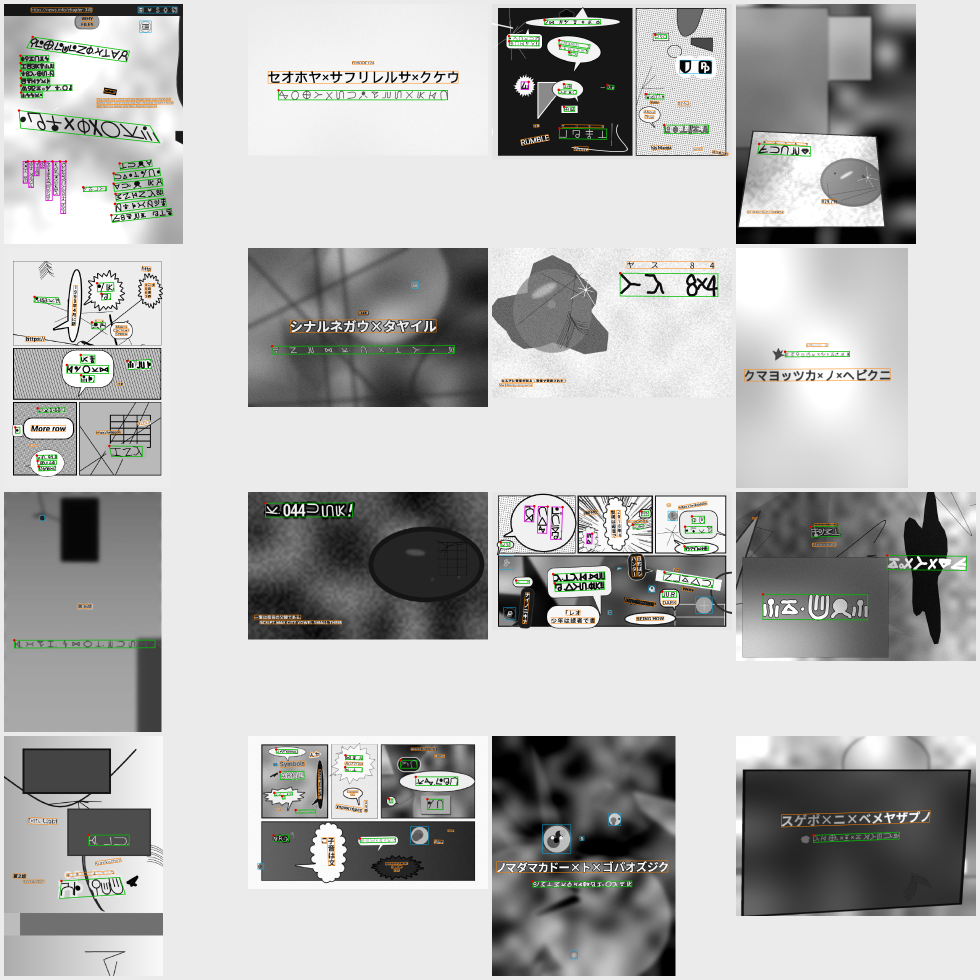
#> input picture previews/pages_v7.png, 1960 x 1960 px (shown at 1/2 size)
$ python v7_images.py
#> lines starting #> are read from the running program, lines starting #| are printed output that depends on the picture
"""Figures for the report's addendum on readers v7 (the cross of the episode titles).

- web/blog/img/deep/v7_pages.webp: two generated title-card pages (generator v7) from
  previews/pages_v7.png, with the contact sheet's boxes: Hunter lines green, the katakana title
  and other foreign text orange.
- web/blog/img/deep/v7_lines_{en,th,ja}.webp: ten held-out lines with a cross, drawn at random
  (seed 7) from data/lines_v7_cross/val, with what they say and what the v6 Accurate reader and
  the v7 one read, int8, through the app's own readCrop (scripts/lines_int8.mjs). Wrong characters
  in red. One image per language (only the column heads differ). The samples and every reading
  (the deployed readers and the tiny ones too) go to v7_lines.json.

    .venv/Scripts/python.exe scripts/blog/v7_images.py [--cells r,c;r,c]
"""
from __future__ import annotations

import json
import random
import struct
import subprocess
import sys
import tempfile
from pathlib import Path

import cv2
import numpy as np
from PIL import Image, ImageDraw, ImageFont

ROOT = Path(__file__).resolve().parents[2]
sys.path.insert(0, str(ROOT))
from hxh_ocr.metrics import align  # noqa: E402

OUT = ROOT / "web" / "blog" / "img" / "deep"
SET = ROOT / "data" / "lines_v7_cross" / "val"
XS = set("\u00d7")
READERS = {
    "fast": ("web/models/model.hxhm", "web/models/model.json"),
    "tiny_v6": ("experiments/family/tiny_v6/model.hxhm", "experiments/family/tiny_v6/model.json"),
    "tiny_v7": ("experiments/family/tiny_v7/model.hxhm", "experiments/family/tiny_v7/model.json"),
    "accurate": ("web/models/accurate/model.hxhm", "web/models/accurate/model.json"),
    "base_v6": ("experiments/family/base_v6/model.hxhm", "experiments/family/base_v6/model.json"),
    "base_v7": ("experiments/family/base_v7/model.hxhm", "experiments/family/base_v7/model.json"),
}
COLS = ("base_v6", "base_v7")  # the two reading columns
HEADS = {
    "en": ("written", "Accurate v6", "Accurate v7"),
    "th": ("ข้อความจริง", "แม่นยำ v6", "แม่นยำ v7"),
    "ja": ("正解", "高精度 v6", "高精度 v7"),
}
INK, MUTED, RED, GREEN, RULE = (24, 26, 32), (110, 114, 124), (200, 40, 40), (30, 140, 70), (225, 227, 232)
FAINT = (240, 170, 170)
MAX_BYTES = 150 * 1024


# [7 lines left out: function font, not called in this run]


def save_webp(im: Image.Image, name: str, lossless=False) -> dict:
    path = OUT / name
    q = 86
    while True:
        im.save(path, "WEBP", quality=q, method=6, lossless=lossless)
        if lossless or path.stat().st_size <= MAX_BYTES or q <= 60:
            break
        q -= 6
    return {"file": name, "width": im.width, "height": im.height, "kb": round(path.stat().st_size / 1024)}


def pages(cells) -> dict:
    sheet = np.array(Image.open(ROOT / "previews" / "pages_v7.png").convert("RGB"))
    cell, gap = 480, 8
    bg = sheet[2, 2].astype(int)
#> bg = [235, 235, 235]
    crops = []
    for r, c in cells:
        x, y = gap + c * (cell + gap), gap + r * (cell + gap)
        a = sheet[y:y + cell, x:x + cell]
        ys, xs = np.nonzero(np.abs(a.astype(int) - bg).sum(2) > 6)
        crops.append(a[:ys.max() + 1, :xs.max() + 1])
#> this loop made 2 passes
#> pass 1, in pages, `a = sheet[y:y + cell, x:x + cell]`:
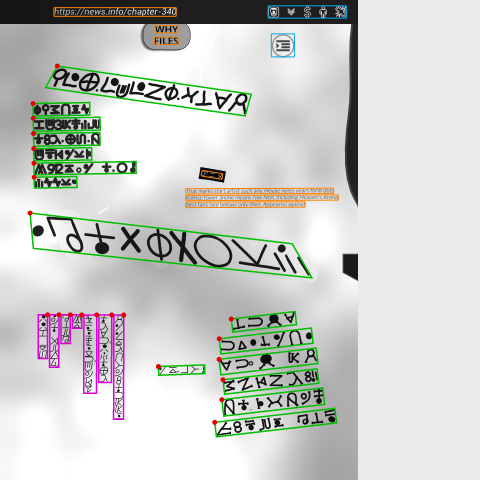
#> a: shape (480, 480, 3); mean R, G, B 203.5, 205.4, 201.9
#> pass 2, in pages, `a = sheet[y:y + cell, x:x + cell]`:
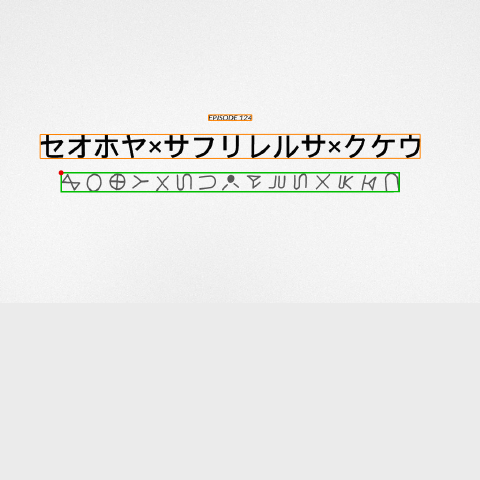
#> a: shape (480, 480, 3); mean R, G, B 235.6, 235.9, 234.5
#> after the loop, crops = 2 items
    h = max(cr.shape[0] for cr in crops)
#> h = 480
    w = sum(cr.shape[1] for cr in crops) + gap * (len(crops) - 1)
#> w = 846
    out = np.full((h, w, 3), 255, np.uint8)
#> out: shape (480, 846, 3); every value is 255
    x = 0
    for cr in crops:
        out[:cr.shape[0], x:x + cr.shape[1]] = cr
        x += cr.shape[1] + gap
#> this loop made 2 passes
#> x on passes 1 to 2: 366, 854
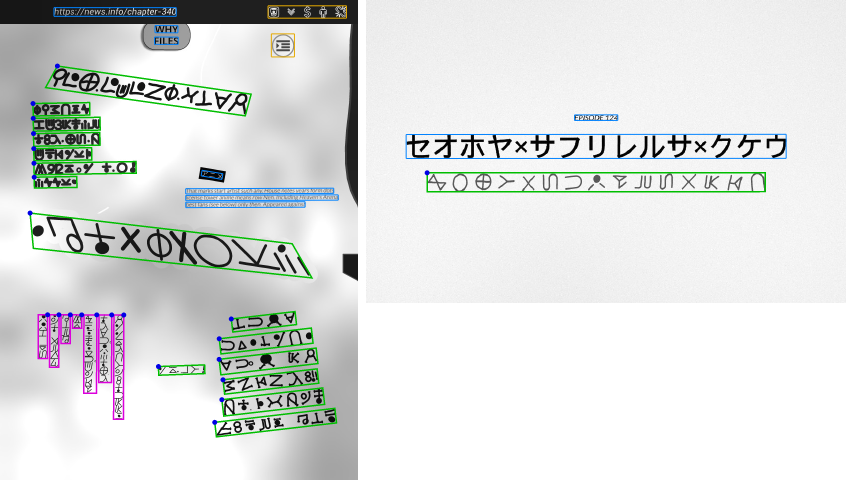
#> out: shape (480, 846, 3); mean of channels 0, 1, 2 221.8, 223.1, 220.3; drawn as B, G, R
#> after the loop, x = 854
    im = Image.fromarray(out)
    im = im.resize((im.width * 2, im.height * 2), Image.LANCZOS)  # shown at about half its width
    return {"source": f"previews/pages_v7.png, cells {cells}", **save_webp(im, "v7_pages.webp")}
#> after the loop in save_webp, `while True:`: q = 86


def sample(n=10, seed=7):
#> called with n = 10, seed = 7
    rows = []
    for line in (SET / "labels.tsv").read_text(encoding="utf-8").splitlines():
        path, text, orient, kind = line.split("\t")
        if orient == "h" and set(text) & XS:
            rows.append((path, text, kind))
    return random.Random(seed).sample(rows, n)


# [69 lines left out: functions read, draw_reading, sheet, not called in this run]


def main():
    import argparse
    ap = argparse.ArgumentParser()
    ap.add_argument("--cells", default="0,0;0,1", help="row,col of the two title pages in previews/pages_v7.png")
    a = ap.parse_args()
    OUT.mkdir(parents=True, exist_ok=True)
    made = [pages([tuple(int(v) for v in c.split(",")) for c in a.cells.split(";")])]
    rows = sample()
    readings = read(rows)
    for lang in HEADS:
        made.append(save_webp(sheet(rows, readings, lang), f"v7_lines_{lang}.webp", lossless=False))
    data = {"set": "data/lines_v7_cross/val (held out, generator v7, seed 63)", "pick": "random.Random(7).sample of the "
            "horizontal lines with a cross, 10 lines", "readers": {k: v[0] for k, v in READERS.items()},
            "lines": [{"image": p, "kind": kind, "text": t, **{r: readings[r][i] for r in READERS}}
                      for i, (p, t, kind) in enumerate(rows)], "images": made}
    (OUT / "v7_lines.json").write_text(json.dumps(data, ensure_ascii=False, indent=1) + "\n", encoding="utf-8")
    for m in made:
        print(m)
    for line in data["lines"]:
        print(" | ".join([line["text"]] + [line[r][0] for r in READERS]))


if __name__ == "__main__":
#> (the run stopped early here; a loop or call above may not have finished)

$ run again, with previews/pages_v1.png copied over previews/pages_v7.png
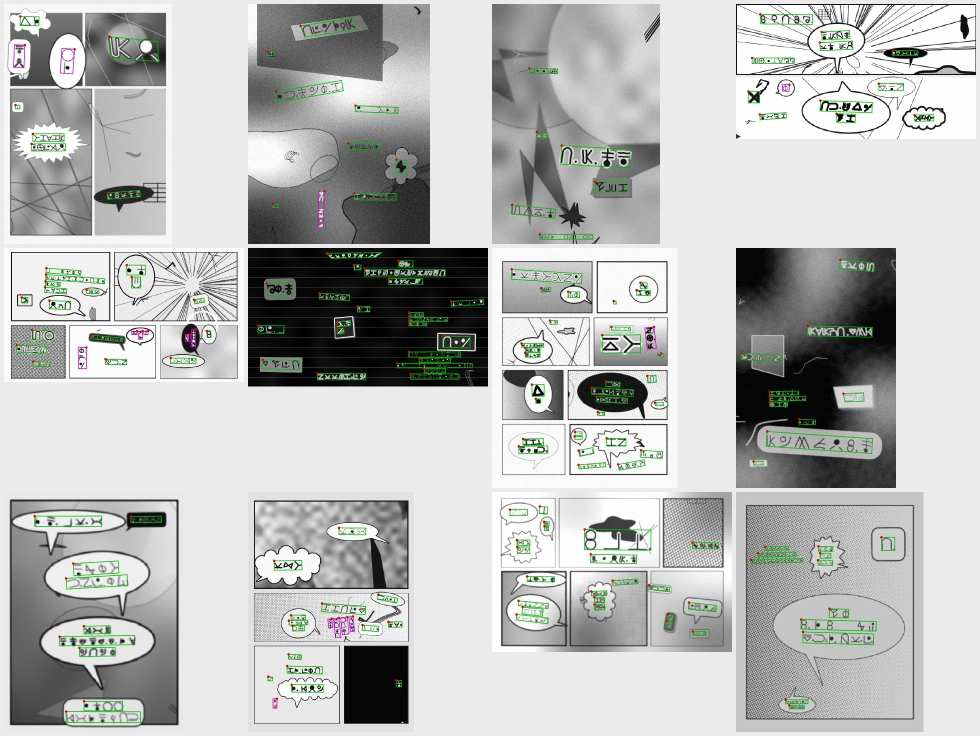
#> input picture previews/pages_v1.png, 1960 x 1472 px (shown at 1/2 size)
#> bg = [235, 235, 235]
#> the loop in pages, `for r, c in cells:` made 2 passes
#> pass 2, in pages, `a = sheet[y:y + cell, x:x + cell]`:
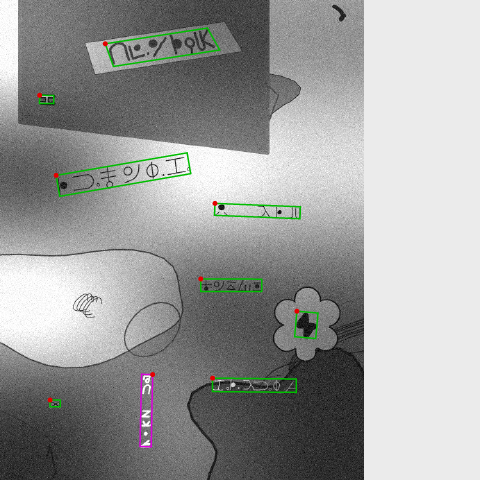
#> a: shape (480, 480, 3); mean R, G, B 155.4, 156.5, 155.3
#> after the loop in pages, `for r, c in cells:`: crops = 2 items
#> h = 480
#> w = 708
#> the loop in pages, `for cr in crops:` made 2 passes
#> x on passes 1 to 2: 344, 716
#> after the loop in pages, `for cr in crops:`:
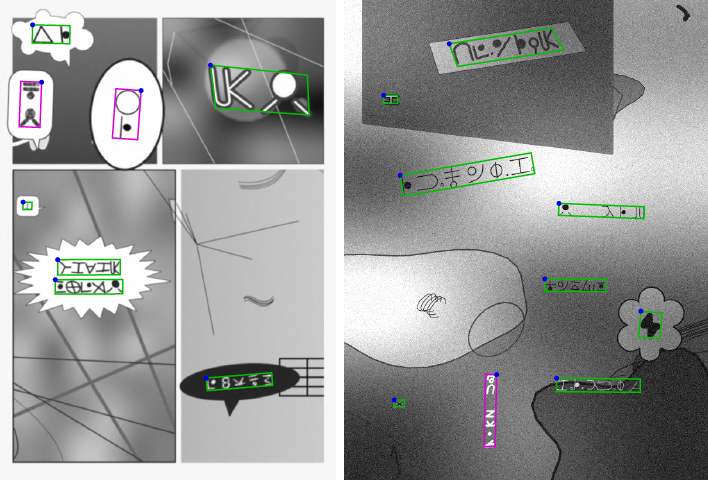
#> out: shape (480, 708, 3); mean of channels 0, 1, 2 151, 152.1, 150.8; drawn as B, G, R
#> after the loop in pages, `for cr in crops:`: x = 716
#> after the loop in save_webp, `while True:`: q = 86

$ run again, with previews/pages_v2.png copied over previews/pages_v7.png
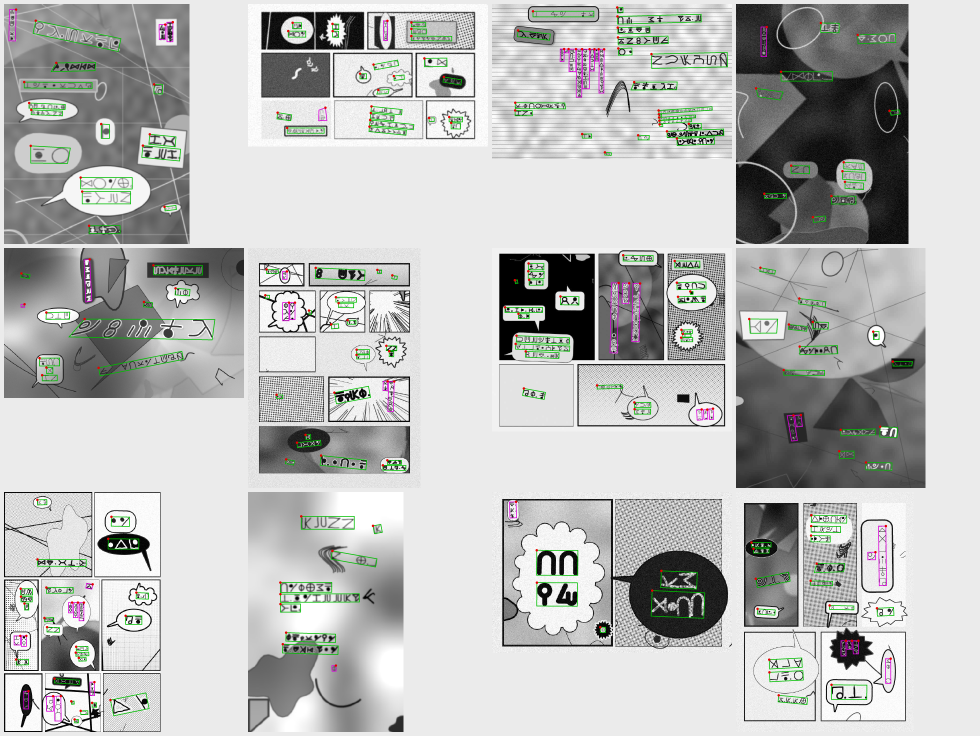
#> input picture previews/pages_v2.png, 1960 x 1472 px (shown at 1/2 size)
#> bg = [235, 235, 235]
#> the loop in pages, `for r, c in cells:` made 2 passes
#> pass 2, in pages, `a = sheet[y:y + cell, x:x + cell]`:
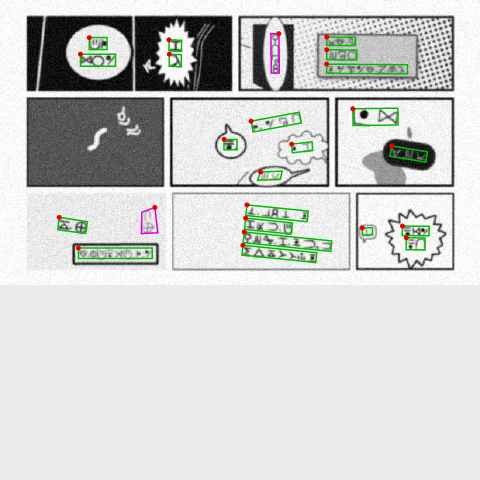
#> a: shape (480, 480, 3); mean R, G, B 206.3, 208.1, 205.8
#> after the loop in pages, `for r, c in cells:`: crops = 2 items
#> h = 480
#> w = 859
#> the loop in pages, `for cr in crops:` made 2 passes
#> x on passes 1 to 2: 379, 867
#> after the loop in pages, `for cr in crops:`:
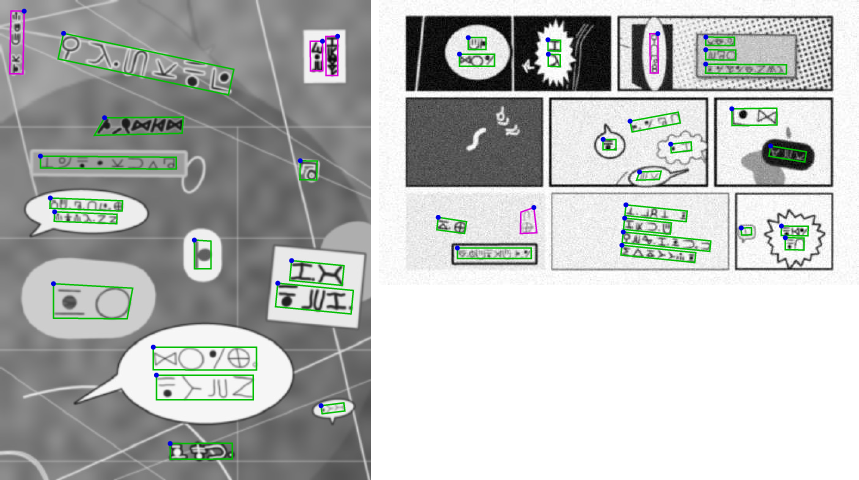
#> out: shape (480, 859, 3); mean of channels 0, 1, 2 183.9, 186.3, 183.5; drawn as B, G, R
#> after the loop in pages, `for cr in crops:`: x = 867
#> after the loop in save_webp, `while True:`: q = 86
